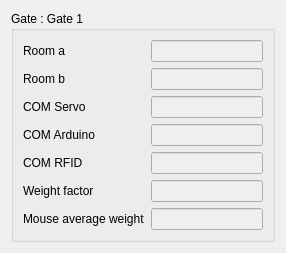
<?xml version="1.0" encoding="UTF-8"?>
<ui version="4.0">
 <class>gate_view_control</class>
 <widget class="QWidget" name="gate_view_control">
  <property name="geometry">
   <rect>
    <x>0</x>
    <y>0</y>
    <width>286</width>
    <height>227</height>
   </rect>
  </property>
  <property name="windowTitle">
   <string>Form</string>
  </property>
  <layout class="QHBoxLayout" name="horizontalLayout">
   <item>
    <widget class="QGroupBox" name="group_gate">
     <property name="title">
      <string>Gate : Gate 1</string>
     </property>
     <layout class="QFormLayout" name="formLayout">
      <item row="0" column="0">
       <widget class="QLabel" name="l_room_a">
        <property name="text">
         <string>Room a</string>
        </property>
       </widget>
      </item>
      <item row="1" column="0">
       <widget class="QLabel" name="l_room_b">
        <property name="text">
         <string>Room b</string>
        </property>
       </widget>
      </item>
      <item row="2" column="0">
       <widget class="QLabel" name="l_com_servi">
        <property name="text">
         <string>COM Servo</string>
        </property>
       </widget>
      </item>
      <item row="3" column="0">
       <widget class="QLabel" name="l_com_arduino">
        <property name="text">
         <string>COM Arduino</string>
        </property>
       </widget>
      </item>
      <item row="4" column="0">
       <widget class="QLabel" name="l_com_rfid">
        <property name="text">
         <string>COM RFID</string>
        </property>
       </widget>
      </item>
      <item row="5" column="0">
       <widget class="QLabel" name="l_weight_factor">
        <property name="text">
         <string>Weight factor</string>
        </property>
       </widget>
      </item>
      <item row="6" column="0">
       <widget class="QLabel" name="l_mouse_average">
        <property name="text">
         <string>Mouse average weight</string>
        </property>
       </widget>
      </item>
      <item row="0" column="1">
       <widget class="QLineEdit" name="led_room_a">
        <property name="enabled">
         <bool>false</bool>
        </property>
       </widget>
      </item>
      <item row="1" column="1">
       <widget class="QLineEdit" name="led_room_b">
        <property name="enabled">
         <bool>false</bool>
        </property>
       </widget>
      </item>
      <item row="2" column="1">
       <widget class="QLineEdit" name="led_com_servo">
        <property name="enabled">
         <bool>false</bool>
        </property>
       </widget>
      </item>
      <item row="3" column="1">
       <widget class="QLineEdit" name="led_com_arduino">
        <property name="enabled">
         <bool>false</bool>
        </property>
       </widget>
      </item>
      <item row="4" column="1">
       <widget class="QLineEdit" name="led_com_rfid">
        <property name="enabled">
         <bool>false</bool>
        </property>
       </widget>
      </item>
      <item row="5" column="1">
       <widget class="QLineEdit" name="led_weight_factor">
        <property name="enabled">
         <bool>false</bool>
        </property>
       </widget>
      </item>
      <item row="6" column="1">
       <widget class="QLineEdit" name="led_mouse_average">
        <property name="enabled">
         <bool>false</bool>
        </property>
       </widget>
      </item>
     </layout>
    </widget>
   </item>
  </layout>
 </widget>
 <resources/>
 <connections/>
</ui>
